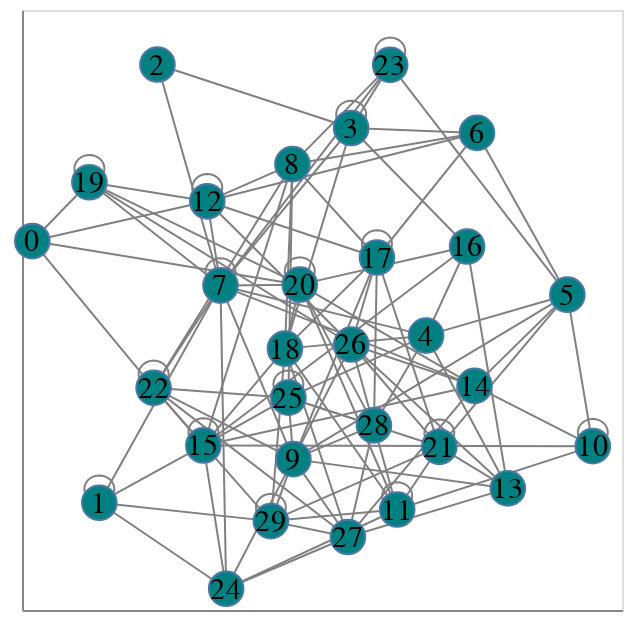

Write notebook code for a chart like this one.
### Markdown cell above
Next, draw an equivalent non-interactive representation with altair-nx:

### Code cell
anx.draw_networkx(G, pos, node_label = 'node')

### Figure 1 — Vega-Lite specification as saved in the notebook (floating-point values rounded to 4 significant figures; data arrays with more than 128 entries replaced by an {"elided": "..."} marker saying what was removed)
{"config": {"view": {"continuousWidth": 300, "continuousHeight": 300}}, "layer": [{"data": {"name": "data-6973c996ff35c79814a86c8a2a22fb48"}, "mark": {"type": "line", "color": "grey", "opacity": 1.0, "strokeWidth": 1}, "encoding": {"detail": {"field": "edge", "type": "quantitative"}, "order": {"field": "order", "type": "quantitative"}, "x": {"axis": {"grid": false, "labels": false, "ticks": false, "title": ""}, "field": "x", "type": "quantitative"}, "y": {"axis": {"grid": false, "labels": false, "ticks": false, "title": ""}, "field": "y", "type": "quantitative"}}}, {"data": {"name": "data-70f5e444b3c6b64d741982ac983475d4"}, "mark": {"type": "point", "fill": "teal", "opacity": 1.0, "shape": "circle", "size": 300, "strokeWidth": 1.0}, "encoding": {"x": {"axis": {"grid": false, "labels": false, "ticks": false}, "field": "x", "type": "quantitative"}, "y": {"axis": {"grid": false, "labels": false, "ticks": false}, "field": "y", "type": "quantitative"}}}, {"data": {"name": "data-70f5e444b3c6b64d741982ac983475d4"}, "mark": {"type": "text", "baseline": "middle", "fill": "black", "size": 15}, "encoding": {"text": {"field": "node", "type": "quantitative"}, "x": {"axis": {"grid": false, "labels": false, "ticks": false}, "field": "x", "type": "quantitative"}, "y": {"axis": {"grid": false, "labels": false, "ticks": false}, "field": "y", "type": "quantitative"}}}], "$schema": "https://vega.github.io/schema/vega-lite/v5.17.0.json", "datasets": {"data-6973c996ff35c79814a86c8a2a22fb48": {"elided": "667 records"}, "data-70f5e444b3c6b64d741982ac983475d4": [{"node": 0, "x": -0.9657, "y": 0.3528, "importance": 0.1687, "name": 958, "viable": "yes"}, {"node": 1, "x": -0.7423, "y": -0.6066, "importance": -0.9193, "name": 226, "viable": "yes"}, {"node": 2, "x": -0.5486, "y": 1.0, "importance": -0.6038, "name": 297, "viable": "yes"}, {"node": 3, "x": 0.09716, "y": 0.7673, "importance": 0.4813, "name": 5, "viable": "yes"}, {"node": 4, "x": 0.3471, "y": 0.005937, "importance": -2.818, "name": 640, "viable": "yes"}, {"node": 5, "x": 0.8179, "y": 0.1562, "importance": 0.2182, "name": 756, "viable": "no"}, {"node": 6, "x": 0.5167, "y": 0.7493, "importance": -0.1805, "name": 366, "viable": "no"}, {"node": 7, "x": -0.3383, "y": 0.1901, "importance": 1.411, "name": 442, "viable": "no"}, {"node": 8, "x": -0.09862, "y": 0.6347, "importance": 0.4204, "name": 672, "viable": "yes"}, {"node": 9, "x": -0.09542, "y": -0.4468, "importance": 0.3667, "name": 376, "viable": "no"}, {"node": 10, "x": 0.9027, "y": -0.3992, "importance": -0.6664, "name": 656, "viable": "yes"}, {"node": 11, "x": 0.2507, "y": -0.6315, "importance": -1.021, "name": 840, "viable": "yes"}, {"node": 12, "x": -0.3825, "y": 0.4985, "importance": -0.02481, "name": 178, "viable": "no"}, {"node": 13, "x": 0.6195, "y": -0.5542, "importance": 0.9147, "name": 376, "viable": "yes"}, {"node": 14, "x": 0.5086, "y": -0.1781, "importance": 0.1666, "name": 112, "viable": "yes"}, {"node": 15, "x": -0.3955, "y": -0.3966, "importance": -0.2067, "name": 487, "viable": "no"}, {"node": 16, "x": 0.4837, "y": 0.333, "importance": 1.316, "name": 640, "viable": "no"}, {"node": 17, "x": 0.1832, "y": 0.2925, "importance": 0.2776, "name": 345, "viable": "no"}, {"node": 18, "x": -0.1235, "y": -0.04163, "importance": -0.4319, "name": 369, "viable": "no"}, {"node": 19, "x": -0.7753, "y": 0.5686, "importance": -0.6362, "name": 415, "viable": "yes"}, {"node": 20, "x": -0.0741, "y": 0.193, "importance": 0.06918, "name": 163, "viable": "no"}, {"node": 21, "x": 0.3911, "y": -0.4016, "importance": -1.29, "name": 757, "viable": "no"}, {"node": 22, "x": -0.5613, "y": -0.1855, "importance": -0.1862, "name": 833, "viable": "yes"}, {"node": 23, "x": 0.2273, "y": 0.9989, "importance": -1.443, "name": 403, "viable": "no"}, {"node": 24, "x": -0.3194, "y": -0.9219, "importance": -0.9128, "name": 976, "viable": "yes"}, {"node": 25, "x": -0.112, "y": -0.2214, "importance": -0.5254, "name": 661, "viable": "no"}, {"node": 26, "x": 0.09774, "y": -0.02641, "importance": 0.325, "name": 987, "viable": "yes"}, {"node": 27, "x": 0.08639, "y": -0.7322, "importance": 1.159, "name": 40, "viable": "yes"}, {"node": 28, "x": 0.1732, "y": -0.3229, "importance": 0.96, "name": 335, "viable": "no"}, {"node": 29, "x": -0.1704, "y": -0.6741, "importance": -0.74, "name": 854, "viable": "yes"}]}}
